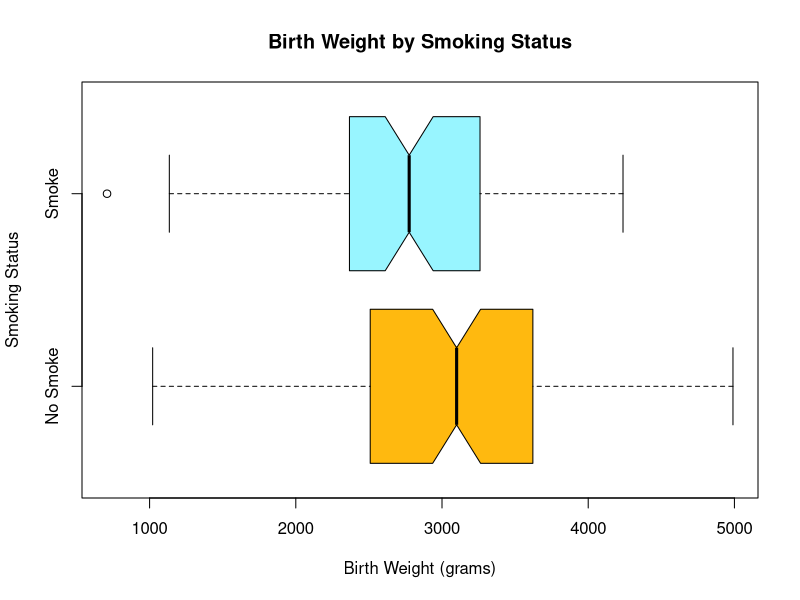
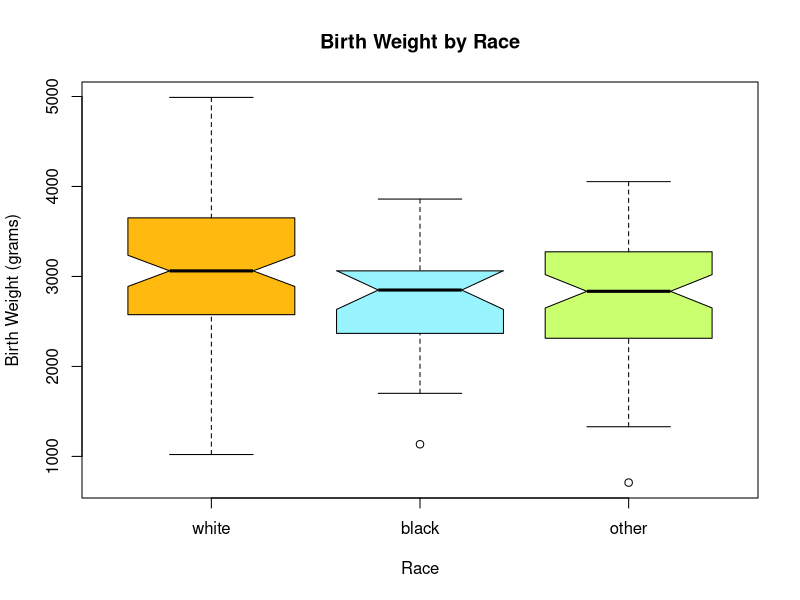
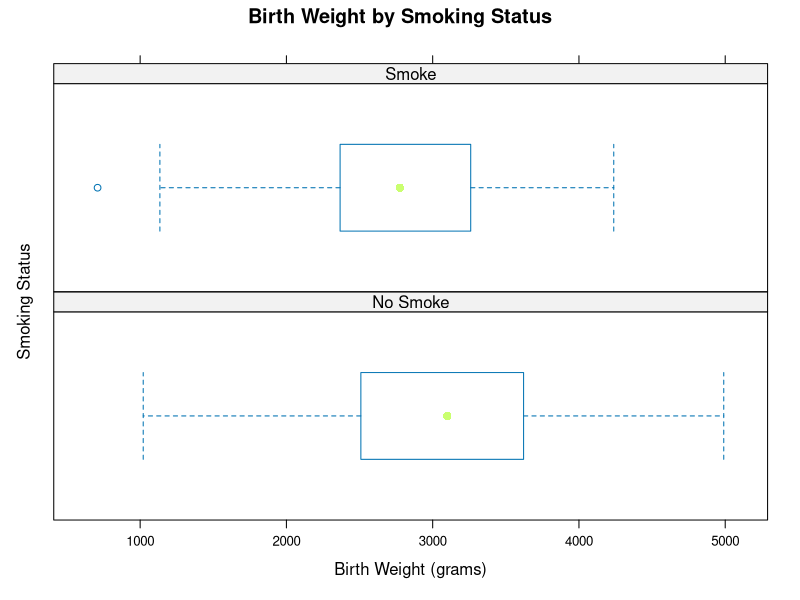
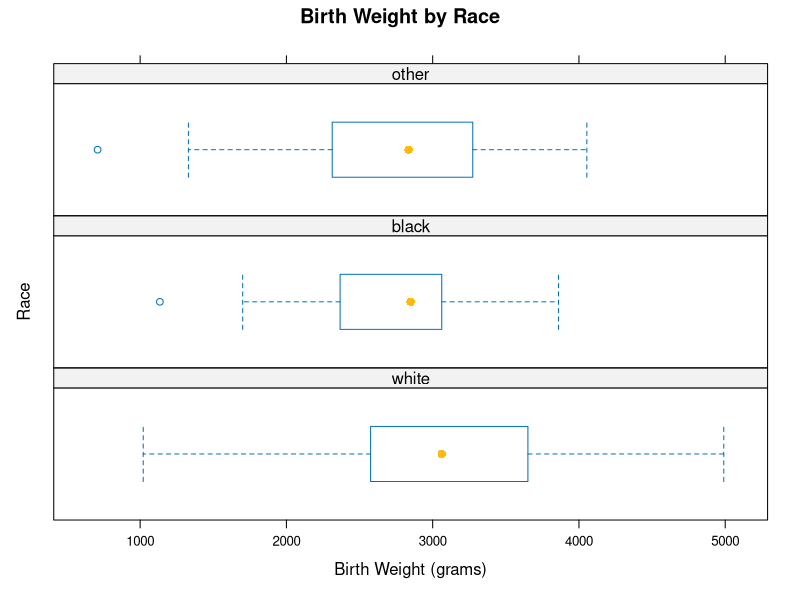
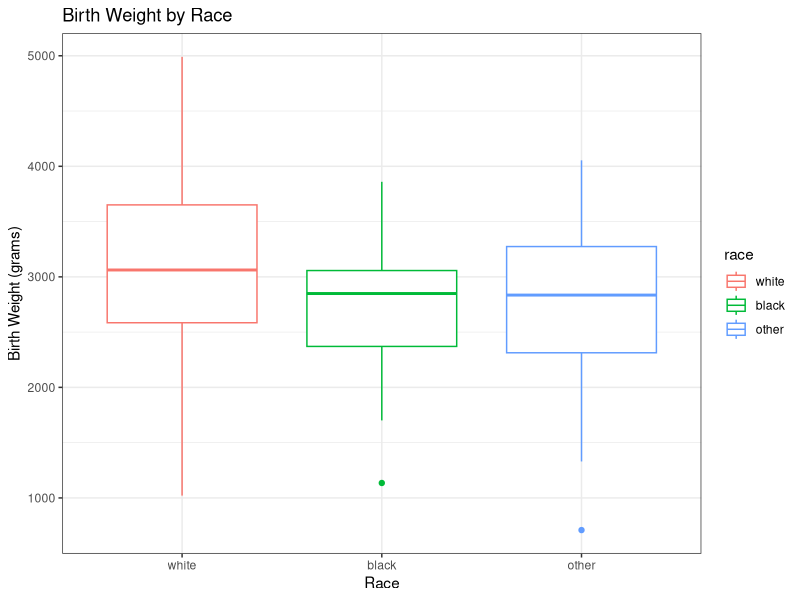
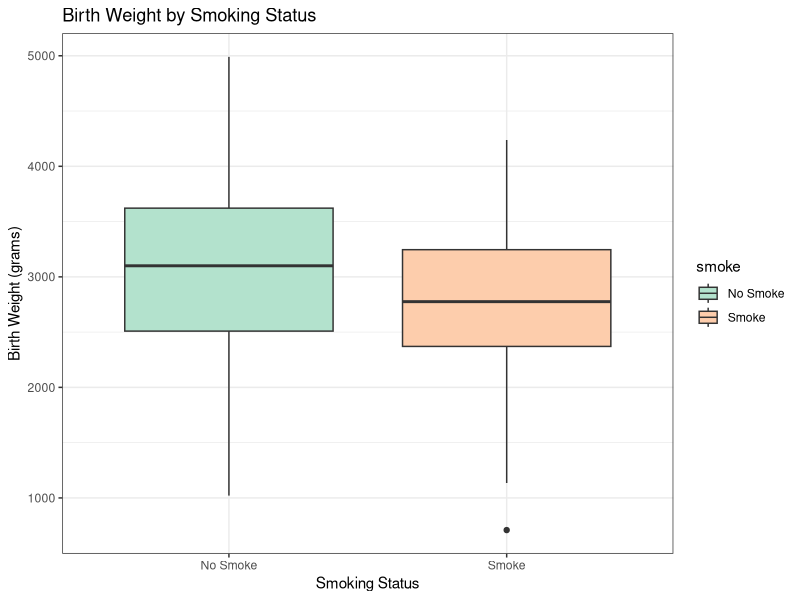

These charts were generated, in order, by the following R code:
## ---- chunk 1
library(knitr)
knitr::opts_chunk$set(tidy=T, 
               fig.width=5,
               fig.height=5,
               fig.align='left',
               warning=FALSE,
               message=FALSE,
               echo=TRUE)
options(width = 120)
library(MASS)
bwdata = birthwt
# convert a few numeric columns to categorical variables
bwdata$race = factor(bwdata$race)
levels(bwdata$race) = c("white","black","other")
bwdata$smoke = factor(bwdata$smoke)
levels(bwdata$smoke) = c("No Smoke","Smoke")
## ---- chunk 2
colors = c("darkgoldenrod1","cadetblue1","darkolivegreen1")
boxplot(bwdata$bwt ~ bwdata$smoke,
        main="Birth Weight by Smoking Status",
        ylab="Smoking Status",
        xlab="Birth Weight (grams)",
        notch=T,
        col=colors,
        horizontal=T)
boxplot(bwdata$bwt ~ bwdata$race,
        main="Birth Weight by Race",
        xlab="Race",
        ylab="Birth Weight (grams)",
        notch=T,
        col=colors,
        horizontal=F)
## ---- chunk 3
library(lattice)
bwplot(~ bwdata$bwt | bwdata$smoke,
       main="Birth Weight by Smoking Status",
       ylab="Smoking Status",
       xlab="Birth Weight (grams)",
       horizontal=T,
       layout=c(1,2),
       col="darkolivegreen1")

bwplot(~ bwdata$bwt | bwdata$race,
       main="Birth Weight by Race",
       ylab="Race",
       xlab="Birth Weight (grams)",
       horizontal=T,
       layout=c(1,3),
       col="darkgoldenrod1")
## ---- chunk 4
library(ggplot2)
ggplot(bwdata, aes(x=race, y=bwt, color=race)) +
  geom_boxplot() +
  xlab("Race") +
  ylab("Birth Weight (grams)") +
  ggtitle("Birth Weight by Race") +
  theme_bw()
ggplot(bwdata, aes(x=smoke, y=bwt, fill=smoke)) +
  geom_boxplot() +
  xlab("Smoking Status") +
  ylab("Birth Weight (grams)") +
  ggtitle("Birth Weight by Smoking Status") +
  scale_fill_brewer(palette="Pastel2") +
  theme_bw()
## ---- chunk 5
sessionInfo()
